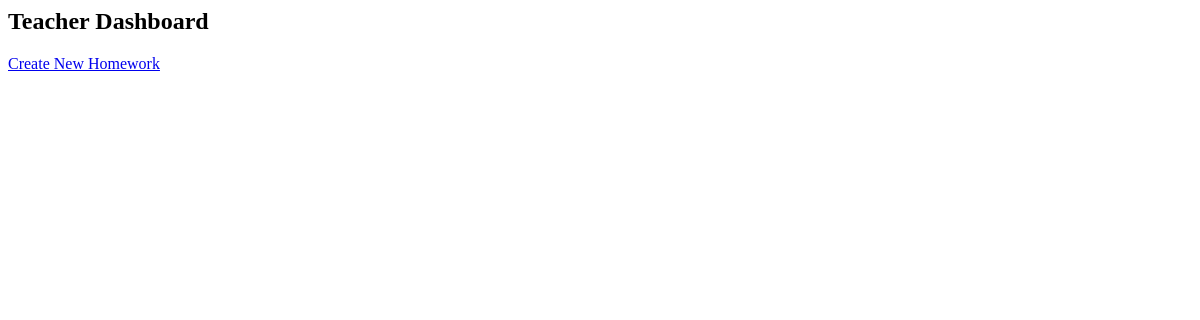
The app's page /homework/teacher_dashboard/ (signed in), older data.
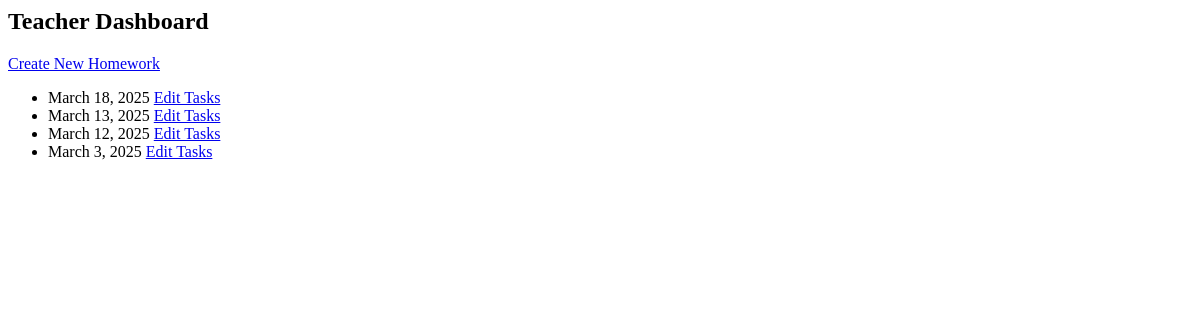
The same page, newer data.
### homework/models.py (models this page shows, shortened)
class DailyHomework(models.Model):
    teacher = models.ForeignKey(User, on_delete=models.CASCADE, related_name="homework", limit_choices_to={'role': 'teacher'})
    date = models.DateField()

### homework/views.py (the view)
# urls.py: path('teacher_dashboard/', views.teacher_dashboard, name='teacher_dashboard'),  # Child's dashboard
def teacher_dashboard(request):
    homeworks = DailyHomework.objects.filter(teacher=request.user).order_by('-date')
    return render(request, 'homework/teacher_dashboard.html', {'homeworks': homeworks})

### homework/templates/homework/teacher_dashboard.html
<h2>Teacher Dashboard</h2>
<a href="{% url 'create_homework' %}">Create New Homework</a>
<ul>
  {% for hw in homeworks %}
    <li>{{ hw.date }}
      <a href="#">Edit Tasks</a>
    </li>
  {% endfor %}
</ul>

Row changes from the older to the newer data that the page shows:
added DailyHomework: date "March 18, 2025"
added DailyHomework: date "March 13, 2025"
added DailyHomework: date "March 12, 2025"
added DailyHomework: date "March 3, 2025"
